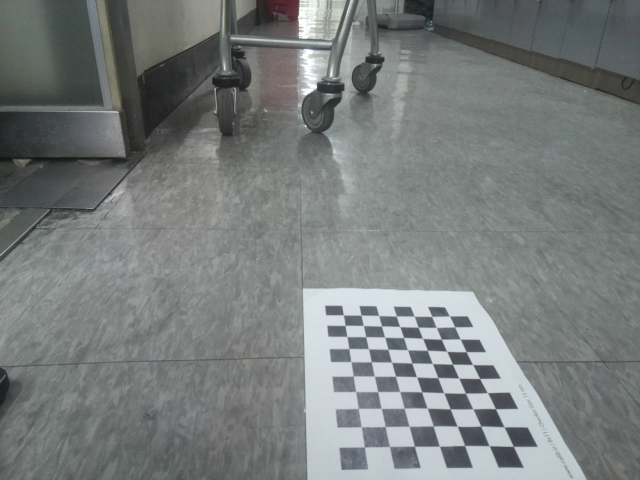
#> input picture main/data/image_1.png, 640 x 480 px, given in place of the camera
$ python find_color_space.py
#> lines starting #> are read from the running program, lines starting #| are printed output that depends on the picture; after the words box and inside, x2 and y2 are one past the last pixel; in counts of white or black regions, pixels touching at a corner belong together
import cv2
import numpy as np

def nothing(x):
    pass

# 캠에서 이미지를 받아올 캡처 객체 생성
W_View_size = 800  #320  #640
H_View_size = int(W_View_size / 1.333)

cap = cv2.VideoCapture(0)

cv2.namedWindow('origin frame')
cv2.namedWindow('HSV frame')
cv2.namedWindow('YUV frame')
cv2.namedWindow('Combined frame')

margin = 100
width_track_bar = 300
height_track_bar = 100

black_image = np.zeros((int(H_View_size/2), int(W_View_size/2), 3), np.uint8)
cv2.imshow('HSV Track Bar', black_image)
cv2.imshow('YUV Track Bar', black_image)

cv2.moveWindow('origin frame', margin, margin)
cv2.moveWindow('HSV frame', width_track_bar + margin, margin)
cv2.moveWindow('YUV frame', (width_track_bar + margin)*2, margin)
cv2.moveWindow('Combined frame', (width_track_bar + margin)*3, margin)

# -----------
cv2.namedWindow('HSV Track Bar')
cv2.namedWindow('YUV Track Bar')

black_image = np.zeros((10, width_track_bar, 3), np.uint8)
cv2.imshow('HSV Track Bar', black_image)
cv2.imshow('YUV Track Bar', black_image)

cv2.createTrackbar('Max HSV H', 'HSV Track Bar', 255, 255, nothing)
cv2.createTrackbar('Min HSV H', 'HSV Track Bar', 100, 255, nothing)
cv2.createTrackbar('Max HSV S', 'HSV Track Bar', 255, 255, nothing)
cv2.createTrackbar('Min HSV S', 'HSV Track Bar', 100, 255, nothing)
cv2.createTrackbar('Max HSV V', 'HSV Track Bar', 255, 255, nothing)
cv2.createTrackbar('Min HSV V', 'HSV Track Bar', 100, 255, nothing)

cv2.createTrackbar('Max YUV Y', 'YUV Track Bar', 255, 255, nothing)
cv2.createTrackbar('Min YUV Y', 'YUV Track Bar', 100, 255, nothing)
cv2.createTrackbar('Max YUV U', 'YUV Track Bar', 255, 255, nothing)
cv2.createTrackbar('Min YUV U', 'YUV Track Bar', 100, 255, nothing)
cv2.createTrackbar('Max YUV V', 'YUV Track Bar', 255, 255, nothing)
cv2.createTrackbar('Min YUV V', 'YUV Track Bar', 100, 255, nothing)

cv2.resizeWindow(winname='HSV Track Bar', width=width_track_bar, height=height_track_bar)
cv2.resizeWindow(winname='YUV Track Bar', width=width_track_bar, height=height_track_bar)

cv2.moveWindow('HSV Track Bar', margin, H_View_size + margin)
cv2.moveWindow('YUV Track Bar', width_track_bar + margin*2, H_View_size + margin)

while True:
    # 캠에서 프레임 읽기
    _, frame = cap.read()
#> frame is the input picture: shape (480, 640, 3); mean B, G, R 124.6, 125.3, 120.7

    # ---------
    hsv = cv2.cvtColor(frame, cv2.COLOR_BGR2HSV)
#> hsv: shape (480, 640, 3); mean H, S, V 79.3, 13.5, 126.5
    yuv = cv2.cvtColor(frame, cv2.COLOR_BGR2YUV)
#> yuv: shape (480, 640, 3); mean of channels 0, 1, 2 123.8, 128.4, 125.1

    # ---------
    max_h = cv2.getTrackbarPos('Max HSV H', 'HSV Track Bar')
    min_h = cv2.getTrackbarPos('Min HSV H', 'HSV Track Bar')
    max_s = cv2.getTrackbarPos('Max HSV S', 'HSV Track Bar')
    min_s = cv2.getTrackbarPos('Min HSV S', 'HSV Track Bar')
    max_hsv_v = cv2.getTrackbarPos('Max HSV V', 'HSV Track Bar')
    min_hsv_v = cv2.getTrackbarPos('Min HSV V', 'HSV Track Bar')

    max_y = cv2.getTrackbarPos('Max YUV Y', 'YUV Track Bar')
    min_y = cv2.getTrackbarPos('Min YUV Y', 'YUV Track Bar')
    max_u = cv2.getTrackbarPos('Max YUV U', 'YUV Track Bar')
    min_u = cv2.getTrackbarPos('Min YUV U', 'YUV Track Bar')
    max_yuv_v = cv2.getTrackbarPos('Max YUV V', 'YUV Track Bar')
    min_yuv_v = cv2.getTrackbarPos('Min YUV V', 'YUV Track Bar')

    # ---------
    lower_hsv = np.array([min_h, min_s, min_hsv_v])
    upper_hsv = np.array([max_h, max_s, max_hsv_v])

    lower_yuv = np.array([min_y, min_u, min_yuv_v])
    upper_yuv = np.array([max_y, max_u, max_yuv_v])
    # ---------

    # ---------
    mask_hsv = cv2.inRange(hsv, lower_hsv, upper_hsv)
#> mask_hsv: shape (480, 640); every value is 0
    mask_yuv = cv2.inRange(yuv, lower_yuv, upper_yuv)
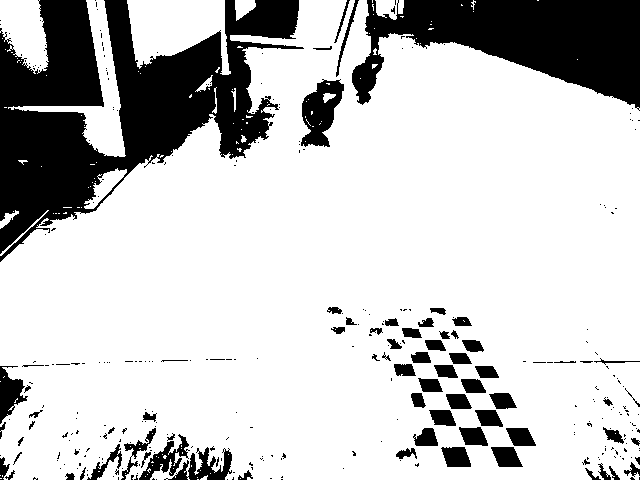
#> mask_yuv: shape (480, 640); 78% white; 322 black regions (247 under 20 px)
    mask_combined = cv2.bitwise_or(mask_hsv, mask_yuv)
    # ---------

    cnts_hsv = cv2.findContours(mask_hsv, cv2.RETR_EXTERNAL, cv2.CHAIN_APPROX_SIMPLE)[-2]
#> cnts_hsv = []
    cnts_yuv = cv2.findContours(mask_yuv, cv2.RETR_EXTERNAL, cv2.CHAIN_APPROX_SIMPLE)[-2]
#> cnts_yuv = 110 contours, 98 with area under 20; largest, box (x1, y1, x2, y2) and area: (0, 0, 640, 480) 233978, (127, 0, 231, 75) 4798, (8, 0, 126, 157) 3670, (0, 0, 49, 74) 2418, (84, 168, 127, 209) 560
    cnts_com = cv2.findContours(mask_combined, cv2.RETR_EXTERNAL, cv2.CHAIN_APPROX_SIMPLE)[-2]
#> cnts_com has the same summary as cnts_yuv

    black_image_hsv = np.zeros((H_View_size, W_View_size, 3), np.uint8)
    black_image_yuv = np.zeros((H_View_size, W_View_size, 3), np.uint8)
    black_image_com = np.zeros((H_View_size, W_View_size, 3), np.uint8)

    cv2.drawContours(black_image_hsv, cnts_hsv, -1, (255, 255, 255), 1)
#> black_image_hsv: shape (600, 800, 3); every value is 0
    cv2.drawContours(black_image_yuv, cnts_yuv, -1, (255, 255, 255), 1)
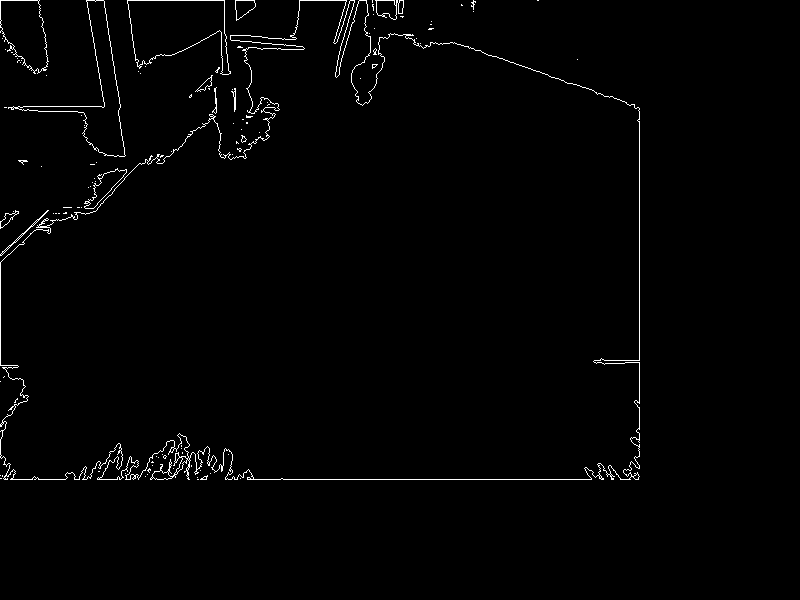
#> black_image_yuv: shape (600, 800, 3); 1.3% white in thin lines or dots, all inside (x1, y1, x2, y2) = (0, 0, 640, 480)
    cv2.drawContours(black_image_com, cnts_com, -1, (255, 255, 255), 1)

    frame = cv2.resize(frame, dsize=(0, 0), fx=0.5, fy=0.5, interpolation=cv2.INTER_LINEAR)
#> frame: shape (240, 320, 3)
    black_image_hsv = cv2.resize(black_image_hsv, dsize=(0, 0), fx=0.5, fy=0.5, interpolation=cv2.INTER_LINEAR)
    black_image_yuv = cv2.resize(black_image_yuv, dsize=(0, 0), fx=0.5, fy=0.5, interpolation=cv2.INTER_LINEAR)
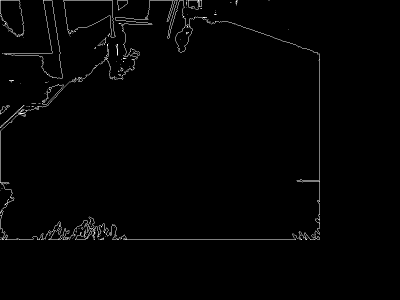
#> black_image_yuv: shape (300, 400, 3); min 0, max 255, mean 3.3
    black_image_com = cv2.resize(black_image_com, dsize=(0, 0), fx=0.5, fy=0.5, interpolation=cv2.INTER_LINEAR)

    # 이미지 출력
    cv2.imshow('origin frame', frame)
    cv2.imshow('HSV frame', black_image_hsv)
    cv2.imshow('YUV frame', black_image_yuv)
    cv2.imshow('Combined frame', black_image_com)

    # 'q' 키를 누르면 종료
    if cv2.waitKey(1) & 0xFF == ord('q'):
#> (key q is pressed here)
        break

# 캡처 객체와 윈도우 종료
cap.release()
cv2.destroyAllWindows()

$ run again, on main/data/image_10.png
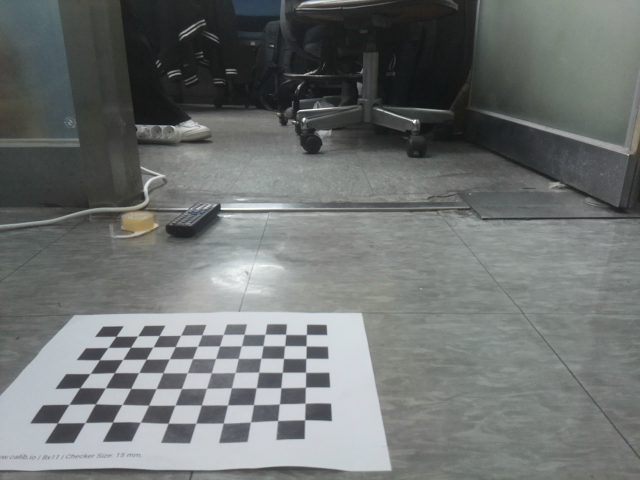
#> input picture main/data/image_10.png, 640 x 480 px, given in place of the camera
#> frame is the input picture: shape (480, 640, 3); mean B, G, R 113.3, 114.6, 110.9
#> hsv: shape (480, 640, 3); mean H, S, V 74.2, 14.1, 115.8
#> yuv: shape (480, 640, 3); mean of channels 0, 1, 2 113.3, 128, 125.7
#> mask_hsv: shape (480, 640); every value is 0
#> `mask_yuv = cv2.inRange(yuv, lower_yuv, upper_yuv)`:
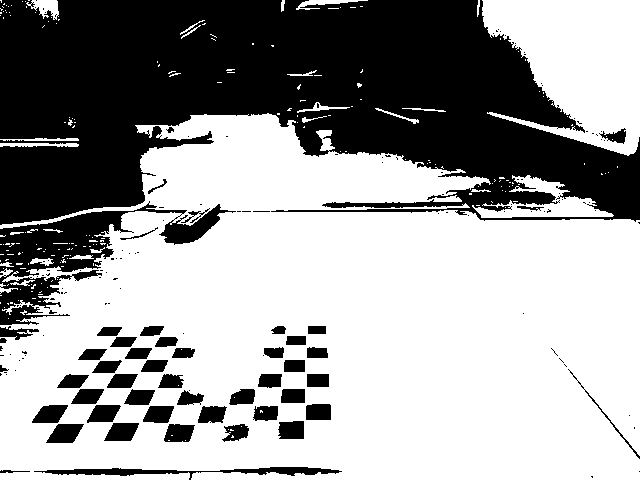
#> mask_yuv: shape (480, 640); 62.2% white; 158 black regions (108 under 20 px)
#> cnts_hsv = []
#> cnts_yuv = 197 contours, 176 with area under 20; largest, box (x1, y1, x2, y2) and area: (0, 113, 640, 480) 179406, (482, 0, 640, 156) 16172, (472, 175, 614, 218) 2105, (26, 0, 59, 20) 316, (0, 143, 79, 147) 178
#> cnts_com has the same summary as cnts_yuv
#> black_image_hsv: shape (600, 800, 3); every value is 0
#> frame: shape (240, 320, 3)
#> `black_image_yuv = cv2.resize(black_image_yuv, dsize=(0, 0), fx=0.5, fy..`:
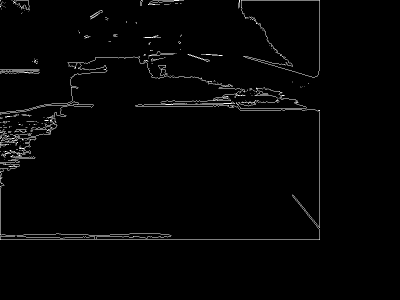
#> black_image_yuv: shape (300, 400, 3); min 0, max 255, mean 4.6

$ run again, on main/data/image_11.png
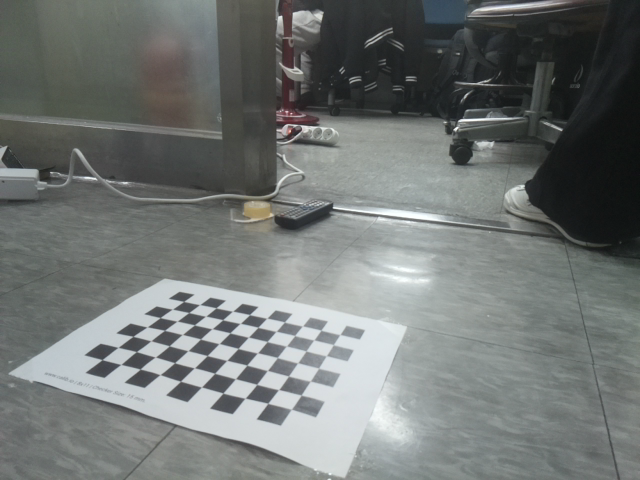
#> input picture main/data/image_11.png, 640 x 480 px, given in place of the camera
#> frame is the input picture: shape (480, 640, 3); mean B, G, R 115.8, 117.6, 113.2
#> hsv: shape (480, 640, 3); mean H, S, V 75.6, 15.8, 118.5
#> yuv: shape (480, 640, 3); mean of channels 0, 1, 2 116, 127.9, 125.4
#> mask_hsv: shape (480, 640); 0.01% white in thin lines or dots, all inside (x1, y1, x2, y2) = (282, 112, 306, 130)
#> `mask_yuv = cv2.inRange(yuv, lower_yuv, upper_yuv)`:
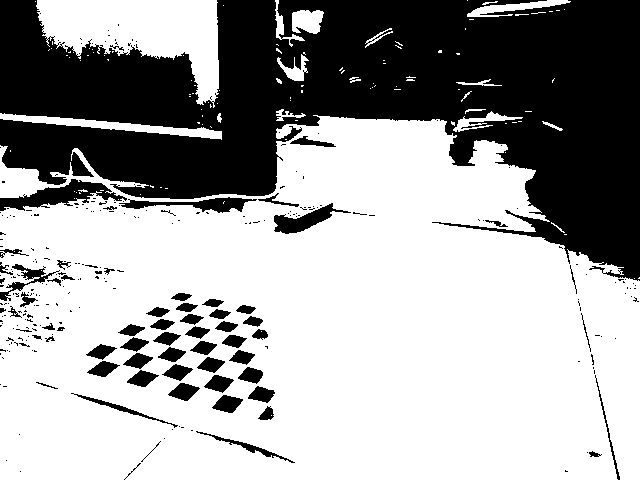
#> mask_yuv: shape (480, 640); 63.7% white; 285 black regions (220 under 20 px), largest, box (x1, y1, x2, y2) and area: (0, 0, 640, 281) 98323, (0, 179, 127, 211) 1653, (119, 197, 257, 213) 908
#> mask_combined: shape (480, 640); 63.7% white; 286 black regions (221 under 20 px)
#> cnts_hsv = 6 contours, all with area under 20
#> cnts_yuv = 109 contours, 96 with area under 20; largest, box (x1, y1, x2, y2) and area: (0, 115, 640, 480) 189238, (36, 0, 219, 108) 9932, (0, 113, 222, 140) 1418, (467, 0, 571, 17) 567, (292, 10, 324, 34) 560
#> cnts_com has the same summary as cnts_yuv
#> frame: shape (240, 320, 3)
#> `black_image_yuv = cv2.resize(black_image_yuv, dsize=(0, 0), fx=0.5, fy..`:
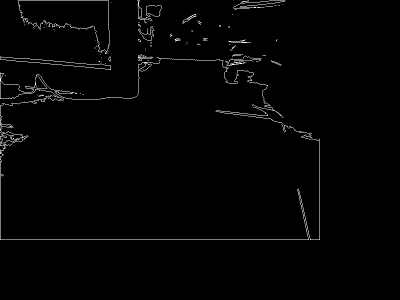
#> black_image_yuv: shape (300, 400, 3); min 0, max 255, mean 3.5

$ run again, on main/data/image_12.png
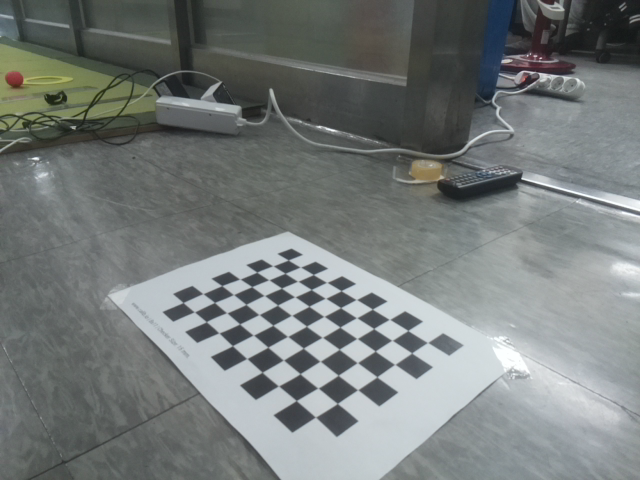
#> input picture main/data/image_12.png, 640 x 480 px, given in place of the camera
#> frame is the input picture: shape (480, 640, 3); mean B, G, R 122, 123.2, 118
#> hsv: shape (480, 640, 3); mean H, S, V 81.8, 18.9, 124.9
#> yuv: shape (480, 640, 3); mean of channels 0, 1, 2 121.5, 128.2, 124.8
#> mask_hsv: shape (480, 640); 0.02% white in thin lines or dots, all inside (x1, y1, x2, y2) = (8, 55, 534, 82)
#> `mask_yuv = cv2.inRange(yuv, lower_yuv, upper_yuv)`:
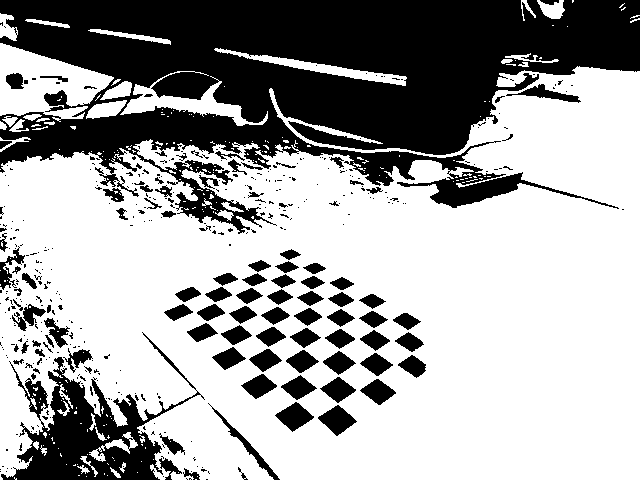
#> mask_yuv: shape (480, 640); 64.6% white; 425 black regions (325 under 20 px), largest, box (x1, y1, x2, y2) and area: (0, 0, 640, 234) 79654, (1, 332, 205, 480) 9599, (318, 405, 357, 436) 632
#> mask_combined: shape (480, 640); 64.6% white; 425 black regions (325 under 20 px)
#> cnts_hsv = 7 contours, all with area under 20
#> cnts_yuv = 207 contours, 177 with area under 20; largest, box (x1, y1, x2, y2) and area: (0, 66, 640, 480) 201248, (0, 43, 114, 122) 5031, (120, 71, 268, 126) 1874, (214, 48, 407, 86) 1200, (86, 100, 127, 119) 418
#> cnts_com = 209 contours, 179 with area under 20; largest, box (x1, y1, x2, y2) and area: (0, 66, 640, 480) 201248, (0, 43, 114, 122) 5031, (120, 71, 268, 126) 1874, (214, 48, 407, 86) 1200, (86, 100, 127, 119) 418
#> frame: shape (240, 320, 3)
#> `black_image_yuv = cv2.resize(black_image_yuv, dsize=(0, 0), fx=0.5, fy..`:
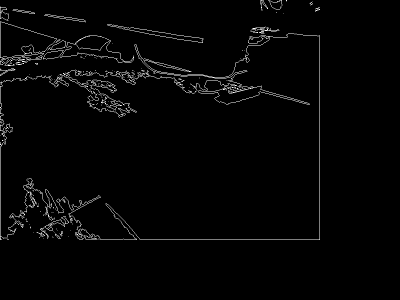
#> black_image_yuv: shape (300, 400, 3); min 0, max 255, mean 5.2
